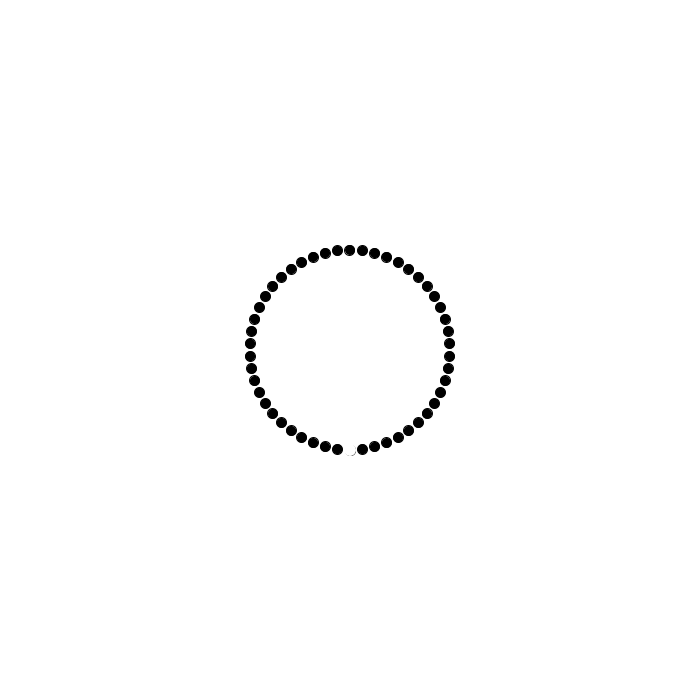
Frame 1 (no input)
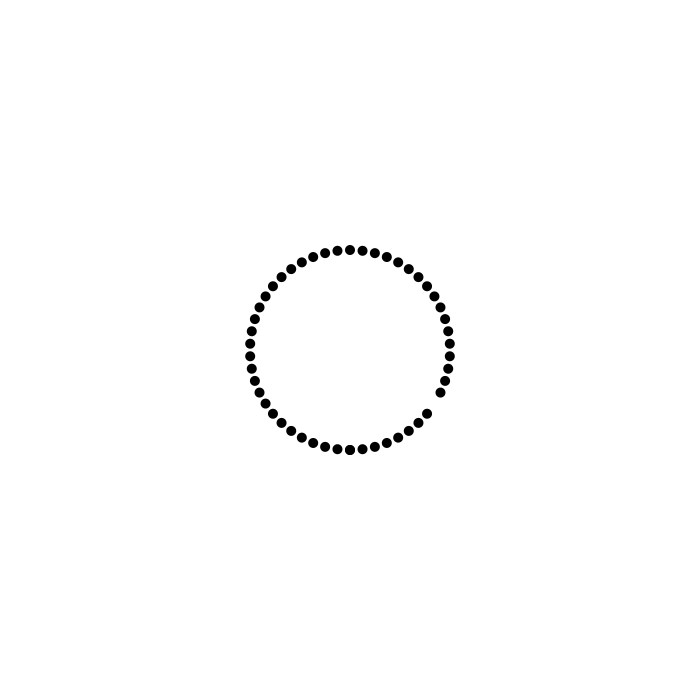
Frame 60 (the mouse pressed at the canvas centre just before this capture)
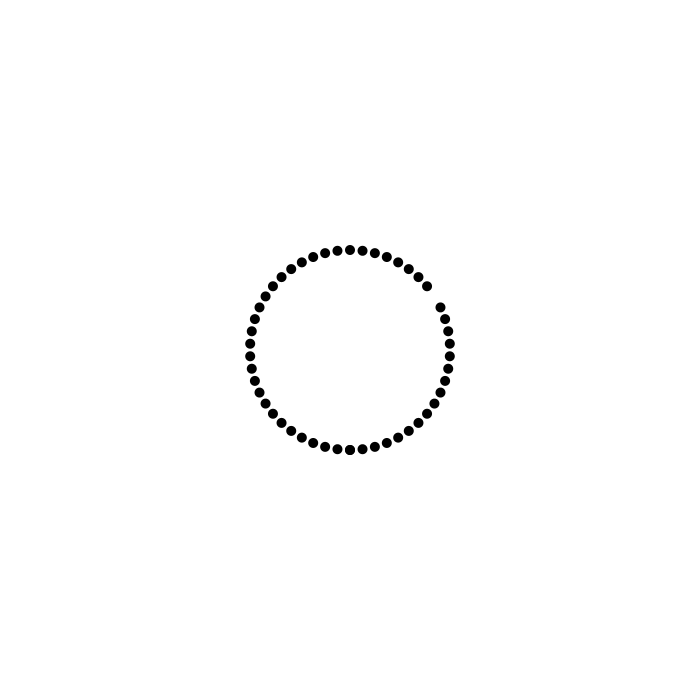
Frame 120 (the mouse held since frame 60 and released just before this capture)

The Processing sketch that drew these frames (run headless with seeded random() and noise(); from frame 60 on, the mouse is pressed at the canvas centre):

// Processing sketch: motion_gestalt
// ── motion_gestalt.pde
int n = 50; //number of circles
float angle;
int i = 0;

void setup() {
  size(700,700);
  frameRate(10);
}

void draw() {
  translate(width/2, height/2);
  background(255);
  fill(0);
  //ellipse(0,0,5,5);
  
  angle = TWO_PI/n;
  
  for (int j = 0; j <= n; j++) {
    ellipse(100*sin(j*angle), 100*cos(j*angle), 10, 10);
  }
  
  fill(255);
  noStroke();
  if (i < n) {
    ellipse(100*sin(i*angle), 100*cos(i*angle), 12, 12);
    i++;
  }
  else if (i == n) {
    i = 0;
  }
  
  

}

void keyPressed() {
  if (key == '+') {
    n++;
  }
  else if (key == '-') {
    n--;
  }
}
